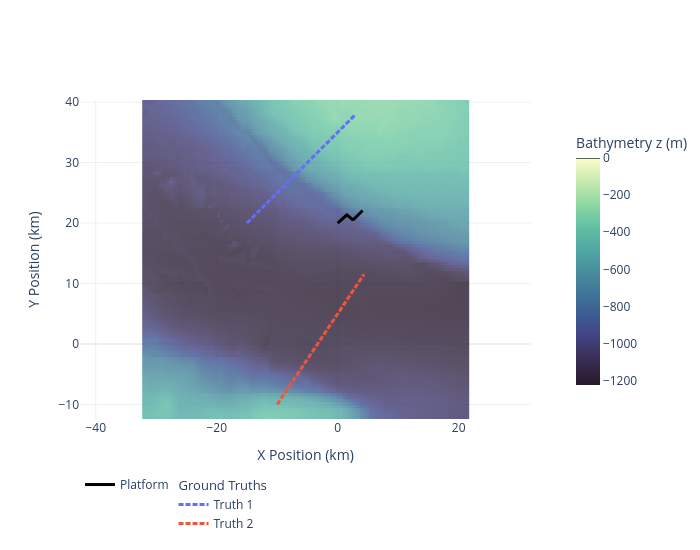

The notebook cell this image was saved under:
### Markdown cell above
## Geometry View: Trajectories over Bathymetry

These plots use `plot_world` with bathymetry overlays to show the same kinematic scene against each seabed model.

### Code cell
fig_world = plot_world(
    truths=target_ground_truths,
    platform=platform,
    bathymetry=bathymetry,
    figsize=(700, 550),
)
fig_world.show()

### Figure 1 — Plotly figure (JSON) as saved in the notebook; plotly's stock layout.template omitted (floating-point values rounded to 4 significant figures; data arrays with more than 128 entries replaced by an {"elided": "..."} marker saying what was removed)
{"data": [{"colorbar": {"len": 0.85, "thickness": 24, "title": {"text": "Bathymetry z (m)"}, "x": 1.1, "xanchor": "left", "xpad": 0, "y": 0.5, "yanchor": "middle"}, "colorscale": {"elided": "256x2 mixed values"}, "hovertemplate": "X: %{x:.2f}<br>Y: %{y:.2f}<br>Bathymetry z: %{z:.2f} m<extra></extra>", "opacity": 0.8, "type": "heatmap", "x": [-31.94, -31.19, -30.69, -30.19, -29.68, -29.18, -28.68, -28.18, -27.67, -27.17, -26.67, -26.17, -25.66, -25.16, -24.66, -24.16, -23.66, -23.15, -22.65, -22.15, -21.65, -21.14, -20.64, -20.14, -19.64, -19.13, -18.63, -18.13, -17.63, -17.12, -16.62, -16.12, -15.62, -15.12, -14.61, -14.11, -13.61, -13.11, -12.6, -12.1, -11.6, -11.1, -10.59, -10.09, -9.59, -9.088, -8.585, -8.083, -7.58, -7.078, -6.576, -6.074, -5.571, -5.069, -4.567, -4.064, -3.562, -3.059, -2.557, -2.055, -1.552, -1.05, -0.5478, -0.0455, 0.4568, 0.9592, 1.462, 1.964, 2.466, 2.969, 3.471, 3.973, 4.476, 4.978, 5.48, 5.982, 6.485, 6.987, 7.49, 7.992, 8.494, 8.997, 9.499, 10.0, 10.5, 11.01, 11.51, 12.01, 12.51, 13.02, 13.52, 14.02, 14.52, 15.02, 15.53, 16.03, 16.53, 17.03, 17.54, 18.04, 18.54, 19.04, 19.55, 20.05, 20.55, 21.3], "y": [-12.65, -11.9, -11.39, -10.89, -10.39, -9.886, -9.383, -8.881, -8.379, -7.877, -7.374, -6.872, -6.37, -5.867, -5.365, -4.862, -4.36, -3.858, -3.356, -2.853, -2.351, -1.849, -1.346, -0.8438, -0.3415, 0.1608, 0.6632, 1.165, 1.668, 2.17, 2.672, 3.175, 3.677, 4.179, 4.682, 5.184, 5.687, 6.189, 6.691, 7.194, 7.696, 8.198, 8.7, 9.203, 9.705, 10.21, 10.71, 11.21, 11.71, 12.22, 12.72, 13.22, 13.72, 14.23, 14.73, 15.23, 15.73, 16.24, 16.74, 17.24, 17.74, 18.24, 18.75, 19.25, 19.75, 20.25, 20.76, 21.26, 21.76, 22.26, 22.77, 23.27, 23.77, 24.27, 24.78, 25.28, 25.78, 26.28, 26.78, 27.29, 27.79, 28.29, 28.79, 29.3, 29.8, 30.3, 30.8, 31.31, 31.81, 32.31, 32.81, 33.31, 33.82, 34.32, 34.82, 35.32, 35.83, 36.33, 36.83, 37.33, 37.84, 38.34, 38.84, 39.34, 39.85, 40.6], "z": {"elided": "106x106 float values"}, "zmax": 0.001223, "zmin": -1223}, {"legendgroup": "platform", "line": {"color": "black", "width": 3}, "mode": "lines", "name": "Platform", "type": "scatter", "x": {"elided": "360 float values"}, "y": {"elided": "360 float values"}}, {"legendgroup": "truths", "legendgrouptitle": {"text": "Ground Truths"}, "line": {"color": "#636EFA", "dash": "5px,2px", "width": 3}, "mode": "lines", "name": "Truth 1", "type": "scatter", "x": {"elided": "360 float values"}, "y": {"elided": "360 float values"}}, {"legendgroup": "truths", "line": {"color": "#EF553B", "dash": "5px,2px", "width": 3}, "mode": "lines", "name": "Truth 2", "type": "scatter", "x": {"elided": "360 float values"}, "y": {"elided": "360 float values"}}], "layout": {"autosize": false, "colorway": ["#636EFA", "#EF553B", "#00CC96", "#AB63FA", "#FFA15A", "#19D3F3", "#FF6692", "#B6E880", "#FF97FF", "#FECB52"], "height": 550, "legend": {"orientation": "h", "x": 0, "xanchor": "left", "y": -0.16, "yanchor": "top"}, "margin": {"b": 120}, "showlegend": true, "width": 700, "xaxis": {"range": [-31.69, 21.05], "title": {"text": "X Position (km)"}}, "yaxis": {"range": [-12.4, 40.35], "scaleanchor": "x", "scaleratio": 1, "title": {"text": "Y Position (km)"}}}}
